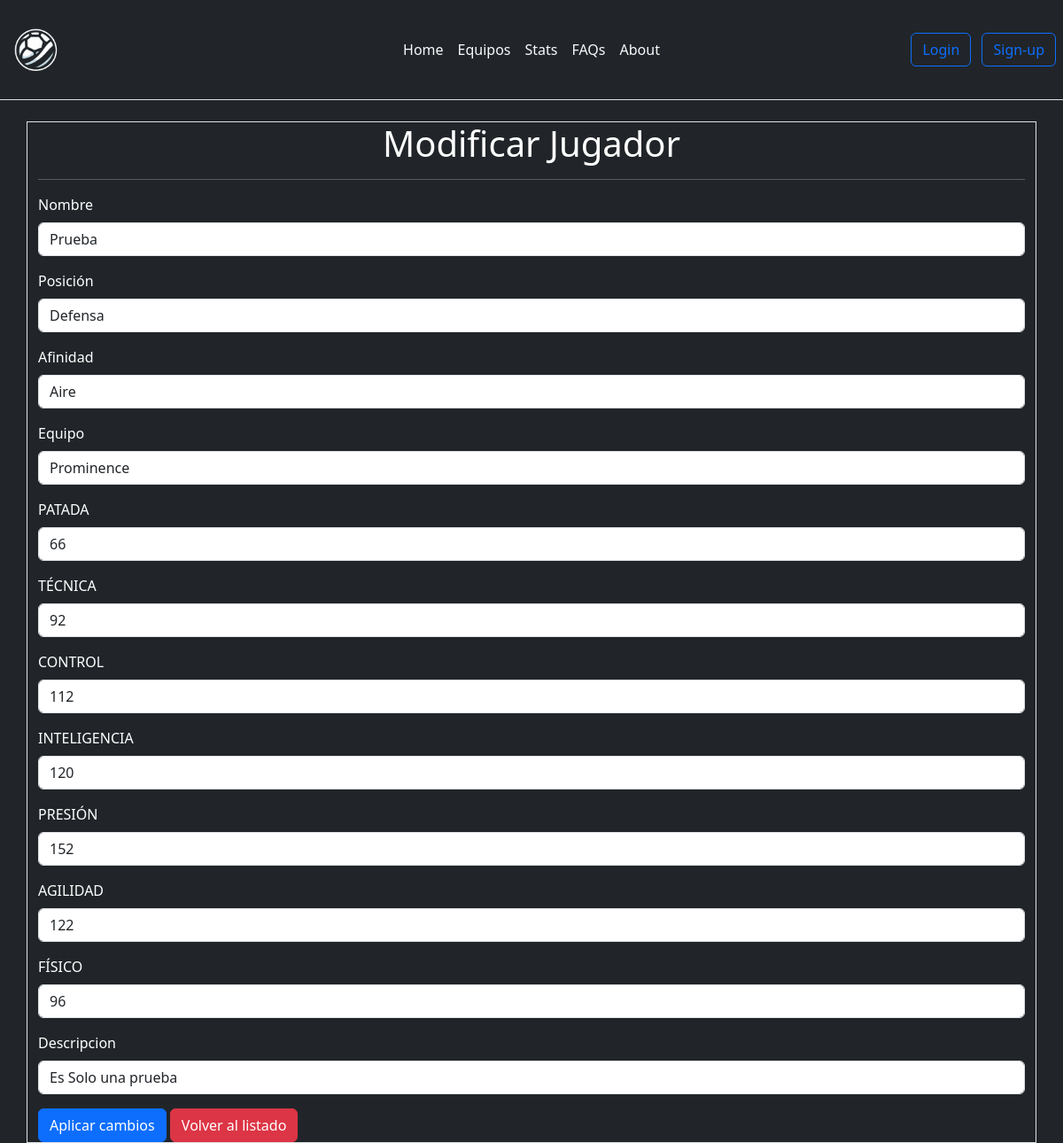
The page /include/stats_update.php?id=15 on the database as committed earlier.
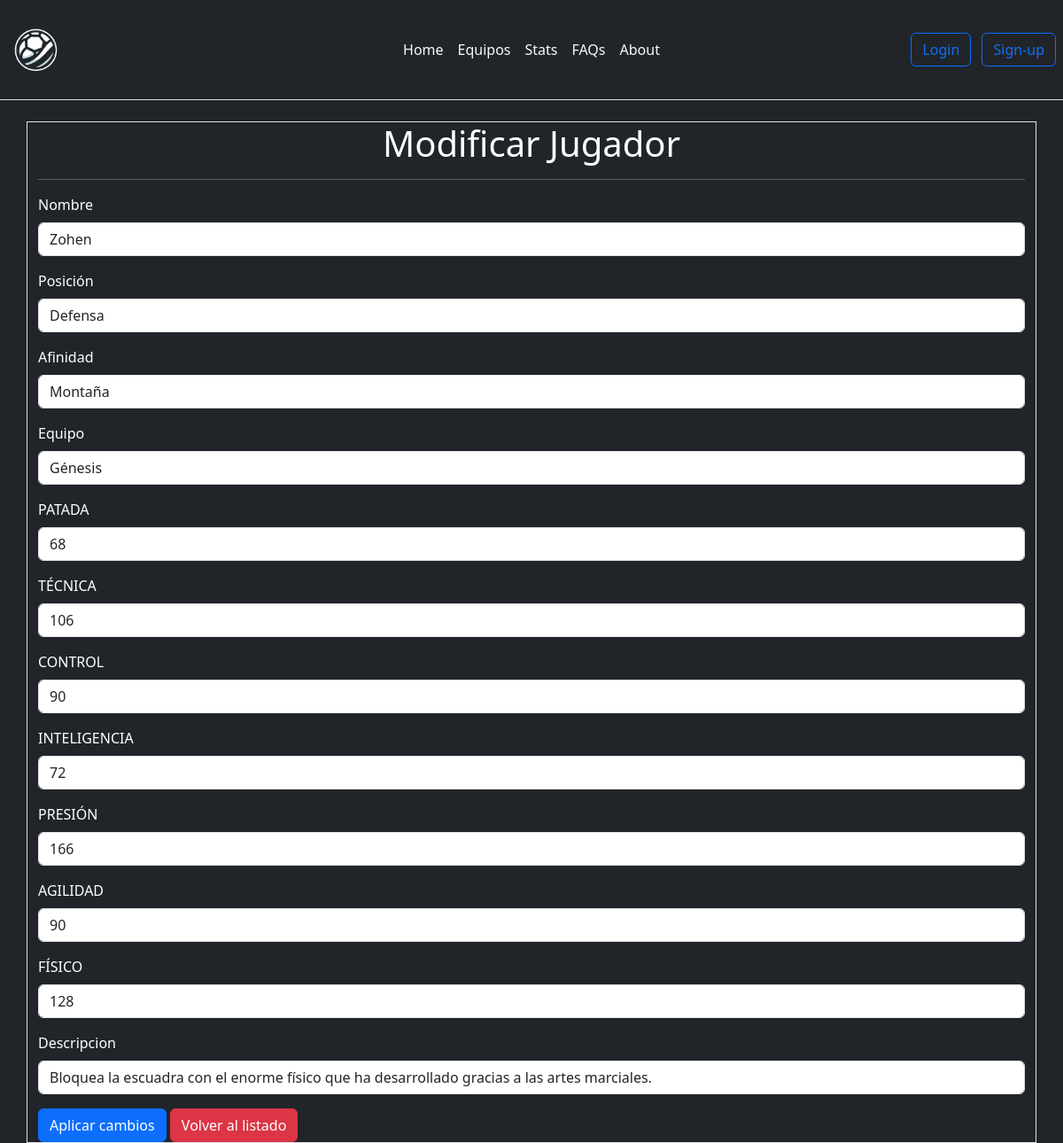
The same page on the database as committed later.
### tables this page shows
create table jugadores(
	id int primary key auto_increment not null,
    Nombre varchar(35) not null,
    Posición enum("Delantero","Centrocampista","Defensa","Portero") not null,
    Afinidad enum("Aire","Fuego","Bosque","Montaña") not null,
    Equipo varchar(25) not null,
    PATADA	int unsigned not null,
    TÉCNICA	int unsigned not null,
    CONTROL	int unsigned not null, 
    INTELIGENCIA int unsigned not null, 
    PRESIÓN	int unsigned not null, 
    AGILIDAD int unsigned not null, 	
    FÍSICO int unsigned not null,
    TOTAL bigint unsigned,
    Descripcion text
);

### include/stats_update.php (the view, shortened to what this page needs)
<?php include("../include/extra.inc.php") ?>
<?php headHTML(); ?>
<?php
if (!isset($_GET["id"])) {
    header("location:../paginas/adminedit.php");
} else {
    $consulta = "SELECT * FROM jugadores WHERE id=" . $_GET["id"];
    $mysql = connectDB();
    $tabla = $mysql->query($consulta);
}
?>
<!DOCTYPE html>
<html lang="en">
<head>
</head>
<body class="bg-dark">
    <?php headerHTML(); ?>
    <main>
        <div class="text-white container border">
            <h1 class="text-center">Modificar Jugador</h1>
            <hr>
            <?php
            while ($registro = $tabla->fetch_assoc()) {
            ?>
                <form method="POST" action="stats_sql.php?opcion=update&id=<?php echo $registro["id"] ?>">
                    <div class="mb-3">
                        <label for="marca" class="form-label">Nombre</label>
                        <input type="text" class="form-control" id="Nombre" name="Nombre" value="<?php echo $registro["Nombre"] ?>">
                    </div>
                    <div class="mb-3">
                        <label for="modelo" class="form-label">Posición</label>
                        <input type="text" class="form-control" id="Posición" name="Posición" value="<?php echo $registro["Posición"] ?>">
                    </div>
                    <div class="mb-3">
                        <label for="precio" class="form-label">Afinidad</label>
                        <input type="text" class="form-control" id="Afinidad" name="Afinidad" value="<?php echo $registro["Afinidad"] ?>">
                    </div>
                    <div class="mb-3">
                        <label for="potencia" class="form-label">Equipo</label>
                        <input type="text" class="form-control" id="Equipo" name="Equipo" value="<?php echo $registro["Equipo"] ?>">
                    </div>
                    <div class="mb-3">
                        <label for="maletero" class="form-label">PATADA</label>
                        <input type="text" class="form-control" id="PATADA" name="PATADA" value="<?php echo $registro["PATADA"] ?>">
                    </div>
                    <div class="mb-3">
                        <label for="imagen" class="form-label">TÉCNICA</label>
                        <input type="text" class="form-control" id="TÉCNICA" name="TÉCNICA" value="<?php echo $registro["TÉCNICA"] ?>">
                    </div>
                    <div class="mb-3">
                        <label for="imagen" class="form-label">CONTROL</label>
                        <input type="text" class="form-control" id="CONTROL" name="CONTROL" value="<?php echo $registro["CONTROL"] ?>">
                    </div>
                    <div class="mb-3">
                        <label for="imagen" class="form-label">INTELIGENCIA</label>
                        <input type="text" class="form-control" id="INTELIGENCIA" name="INTELIGENCIA" value="<?php echo $registro["INTELIGENCIA"] ?>">
                    </div>
                    <div class="mb-3">
                        <label for="imagen" class="form-label">PRESIÓN</label>
                        <input type="text" class="form-control" id="PRESIÓN" name="PRESIÓN" value="<?php echo $registro["PRESIÓN"] ?>">
                    </div>
                    <div class="mb-3">
                        <label for="imagen" class="form-label">AGILIDAD</label>
                        <input type="text" class="form-control" id="AGILIDAD" name="AGILIDAD" value="<?php echo $registro["AGILIDAD"] ?>">
                    </div>
                    <div class="mb-3">
                        <label for="imagen" class="form-label">FÍSICO</label>
                        <input type="text" class="form-control" id="FÍSICO" name="FÍSICO" value="<?php echo $registro["FÍSICO"] ?>">
                    </div>
                    <div class="mb-3">
                        <label for="imagen" class="form-label">Descripcion</label>
                        <input type="text" class="form-control" id="Descripcion" name="Descripcion" value="<?php echo $registro["Descripcion"] ?>">
                    </div>
                    <button type="submit" class="btn btn-primary">Aplicar cambios</button>
                    <a href="../paginas/adminedit.php" class="btn btn-danger">Volver al listado</a>
                <?php
            }
                ?>
                </form>
        </div>
    </main>
</body>
</html>

### include/extra.inc.php (shortened to what this page needs)
<?php function headHTML()
{ ?>
  <!DOCTYPE html>
  <html lang="en">
  <head>
    <link href="https://cdn.jsdelivr.net/npm/bootstrap@5.3.2/dist/css/bootstrap.min.css" rel="stylesheet"
>
    <link rel="stylesheet" href="../CSS/style.css">
  </head>
<?php } ?>
<?php function headerHTML()
{ ?>
  <header
    class="d-flex flex-wrap align-items-center justify-content-center justify-content-md-between py-3 mb-4 border-bottom">
    <a href="#" class="d-flex align-items-center col-md-3 mb-2 mb-md-0">
      <img src="../Imagenes/logo.png" alt="Logo" width="80" height="80">
    </a>
    <ul class="nav col-12 col-md-auto mb-2 justify-content-center mb-md-0">
      <li><a href="../index.php" class="nav-link px-2 link-light">Home</a></li>
      <li><a href="equipos.php" class="nav-link px-2 link-light">Equipos</a></li>
      <li><a href="Stats.php" class="nav-link px-2 link-light">Stats</a></li>
      <li><a href="#" class="nav-link px-2 link-light">FAQs</a></li>
      <li><a href="#" class="nav-link px-2 link-light">About</a></li>
    </ul>
    <div class="col-md-3 text-end">
      <?php
      if (isset($_SESSION["username"])) {
        ?>
        <a href="../MySql/logout.php" class="btn btn-outline-primary me-2">Logout</a>
        <?php
      } else {
        ?>
        <a href="../paginas/login.php" class="btn btn-outline-primary me-2">Login</a>
        <?php
      }
      ?>
      <a href="../paginas/signup.php" class="btn btn-outline-primary me-2">Sign-up</a>
    </div>
  </header>
<?php } ?>

Rows that differ between the two databases and show on the page:
changed jugadores "Defensa": Nombre "Prueba" → "Zohen"; Afinidad "Aire" → "Montaña"; Equipo "Prominence" → "Génesis"; PATADA "66" → "68"; TÉCNICA "92" → "106"; CONTROL "112" → "90"; INTELIGENCIA "120" → "72"; PRESIÓN "152" → "166"; AGILIDAD "122" → "90"; FÍSICO "96" → "128"; Descripcion "Es Solo una prueba" → "Bloquea la escuadra con el enorme físico que ha desarrollado gracias a las artes marciales."
